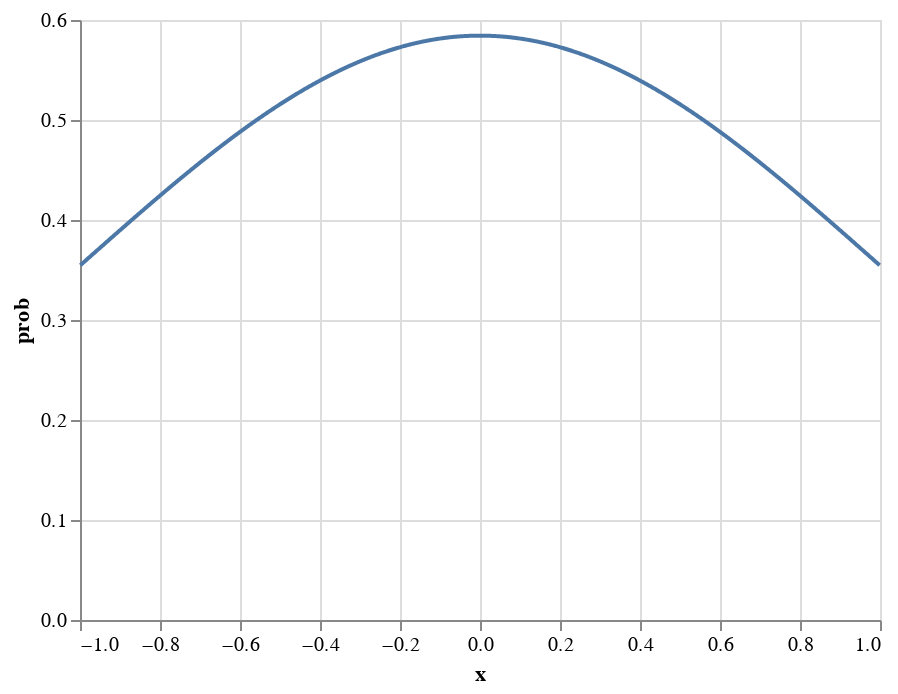

Notebook code cell kept with this figure:
### Code cell
from importlib import reload
import distributions.TruncatedNormal
reload(distributions.TruncatedNormal)
from distributions.TruncatedNormal import TruncatedNormal, SquashedMeanTruncatedNormal
render_dist(SquashedMeanTruncatedNormal(0, 1, -1, 1))

### Figure 1 — Vega-Lite specification as saved in the notebook (floating-point values rounded to 4 significant figures; data arrays with more than 128 entries replaced by an {"elided": "..."} marker saying what was removed)
{"config": {"view": {"continuousWidth": 400, "continuousHeight": 300}}, "data": {"name": "data-9039fffd07d5968ecea61038d37ab770"}, "mark": "line", "encoding": {"x": {"type": "quantitative", "field": "x"}, "y": {"type": "quantitative", "field": "prob"}}, "$schema": "https://vega.github.io/schema/vega-lite/v4.8.1.json", "datasets": {"data-9039fffd07d5968ecea61038d37ab770": {"elided": "1000 records"}}}
